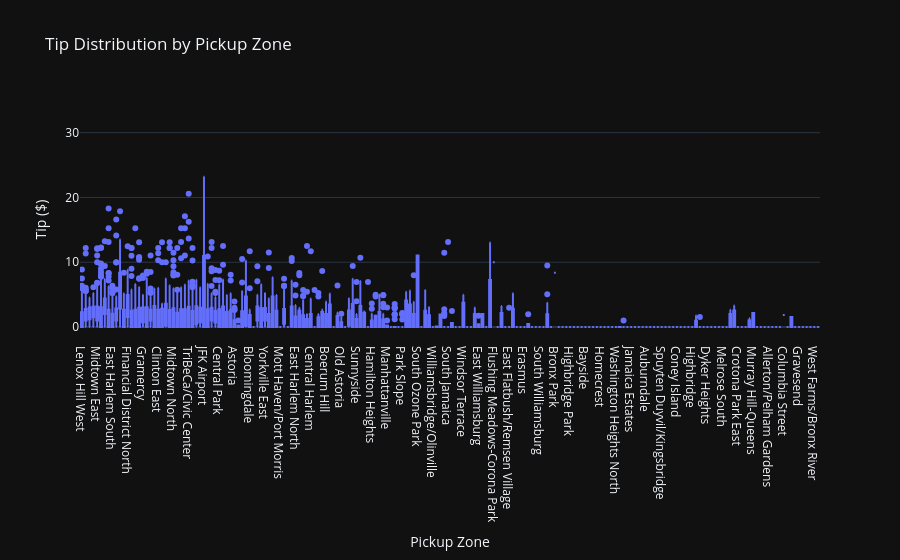

The notebook cell this image was saved under:
### Code cell
fig = px.box(
    data,
    x="pickup_zone",
    y="tip",
    title="Tip Distribution by Pickup Zone",
    template='plotly_dark', 
    labels={"pickup_zone": "Pickup Zone", "tip": "Tip ($)"}
    
)
fig.show()

### Figure 1 — Plotly figure (JSON) as saved in the notebook; plotly's stock layout.template omitted (floating-point values rounded to 4 significant figures; data arrays with more than 128 entries replaced by an {"elided": "..."} marker saying what was removed)
{"data": [{"alignmentgroup": "True", "hovertemplate": "Pickup Zone=%{x}<br>Tip ($)=%{y}<extra></extra>", "legendgroup": "", "marker": {"color": "#636efa"}, "name": "", "notched": false, "offsetgroup": "", "orientation": "v", "showlegend": false, "type": "box", "x": {"elided": "6433 str values"}, "x0": " ", "xaxis": "x", "y": {"elided": "6433 float values"}, "y0": " ", "yaxis": "y"}], "layout": {"boxmode": "group", "legend": {"tracegroupgap": 0}, "title": {"text": "Tip Distribution by Pickup Zone"}, "xaxis": {"anchor": "y", "domain": [0, 1], "title": {"text": "Pickup Zone"}}, "yaxis": {"anchor": "x", "domain": [0, 1], "title": {"text": "Tip ($)"}}}}
